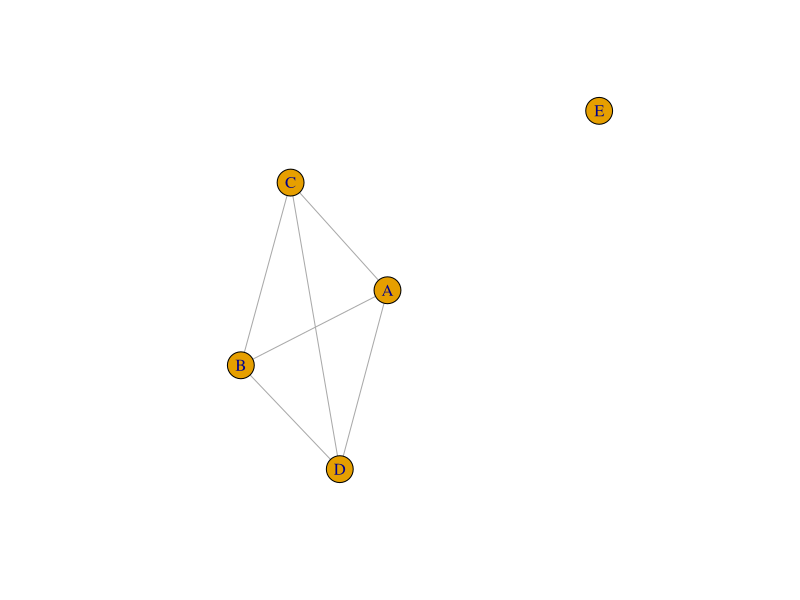
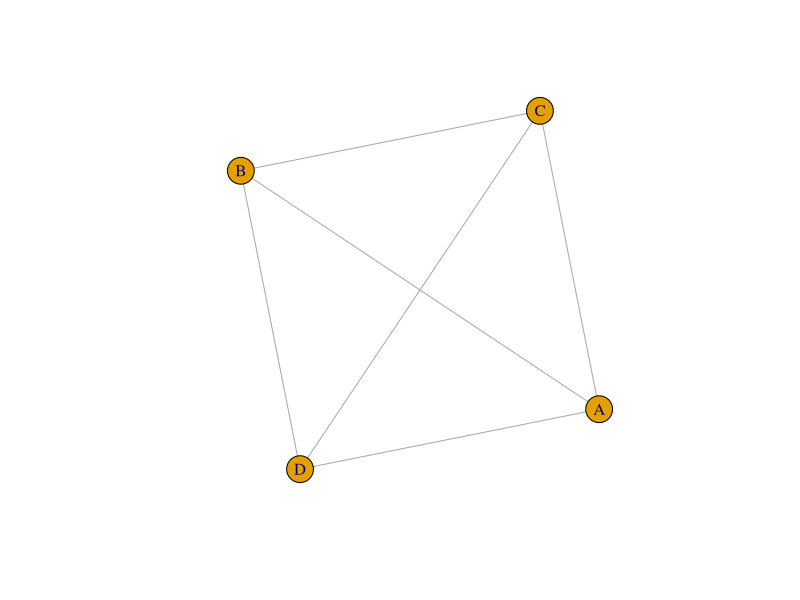
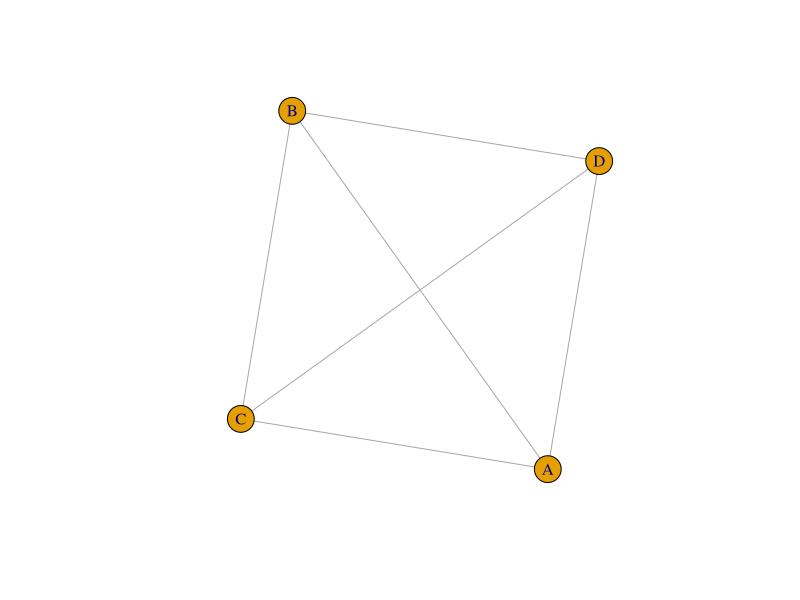
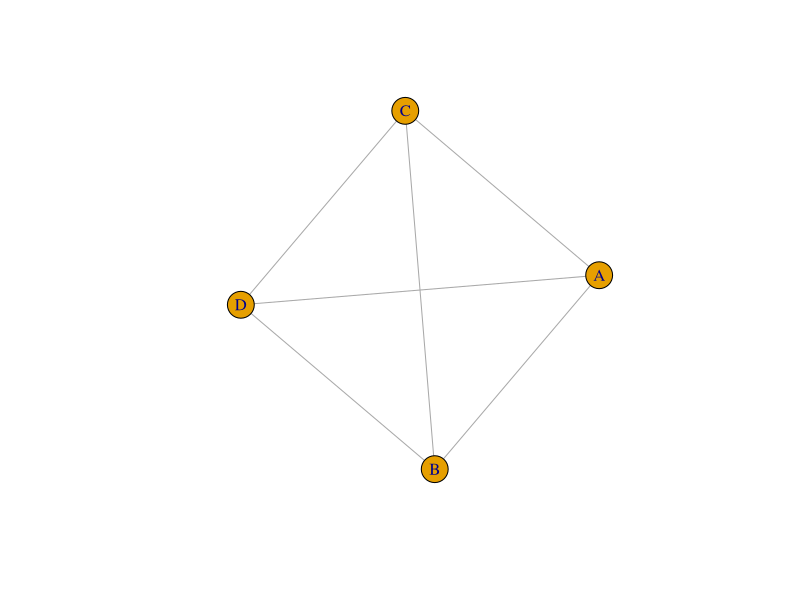
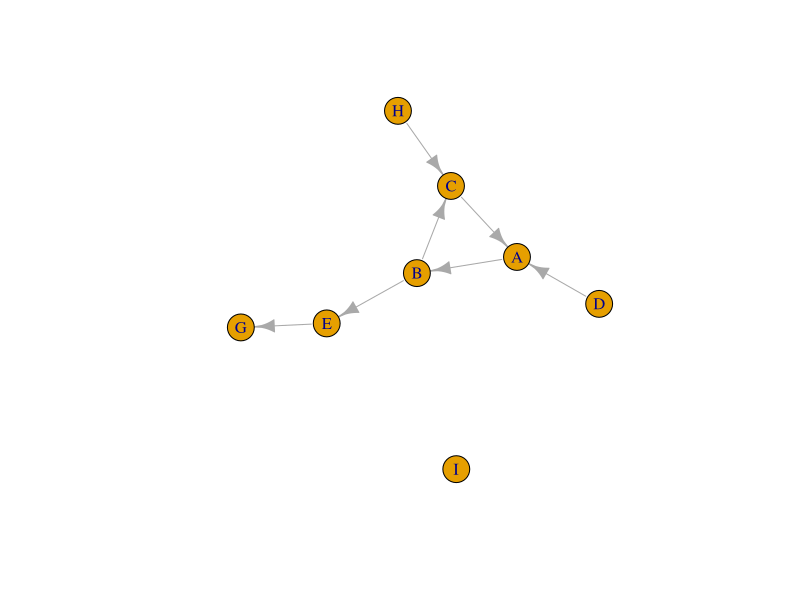

Write the R code that produced these figures, in order. (Note: this script raises an error after producing the figures.)
## ---- chunk 1
knitr::opts_chunk$set(echo = TRUE)
## ---- chunk 2
library(igraph)
tang <- make_empty_graph(directed = FALSE)+
  vertices(LETTERS[1:5])+
  edges('A','B', 'A','C', 'A','D',
        'B','C', 'B','D',
        'C','D')
plot(tang)

tang2 <- tang-V(tang)[degree(tang)==0]
plot(tang2)

tang3 <- delete.vertices(tang, v = degree(tang)==0)
plot(tang3)

tang4 <- induced_subgraph(tang, degree(tang)!= 0)
plot(tang4)
## ---- chunk 3
bow <- make_graph(~A-+B-+C-+A,
                    D-+A,
                    B-+E,
                    E-+G,
                    H-+C,
                    I)
plot(bow)
## ---- chunk 4
bowtie <- function(graph){
  bowtie <- list()
  incom <- FALSE
  outcom <- FALSE
  tendril <- FALSE
  disconnected <- FALSE
  c <- components(graph, mode = 'strong')
  coreindex <- which.max(c$csize)
  corevertices <- V(graph)[c$membership == coreindex]
  for(v in V(graph)){
    if(!(v %in% corevertices)){
      neighin <- neighborhood(graph, order = gorder(graph), nodes = v, mode = 'out')
      neighout <- neighborhood(graph, order = gorder(graph), nodes = v, mode = 'in')
      neighall <- neighborhood(graph, order = gorder(graph), nodes = v, mode = 'all')
      if(corevertices %in% neighin[[1]]){
        if(incom==FALSE){
          incom <- V(graph)[v]
        }else{
          incom <- c(incom,V(graph)[v])
        }
      }else if(corevertices %in% neighout[[1]]){
        if(outcom==FALSE){
          outcom <- V(graph)[v]
        }else{
          outcom <- c(outcom,V(graph)[v])
        }
      }else if(corevertices %in% neighall[[1]]){
        if(tendril==FALSE){
          tendril <- V(graph)[v]
        }else{
          tendril <- c(tendril,V(graph)[v])
        }
      }else{
        if(disconnected==FALSE){
          disconnected <- V(graph)[v]
        }else{
          disconnected <- c(disconnected,V(graph)[v])
        }
      }
    }
  }
  bowtie <- list(core_vertices=corevertices,in_component=incom,out_component=outcom,tendril=tendril,disconnected=disconnected)
  return(bowtie)
}

print(bowtie(bow))
## ---- chunk 5
name <- c('s','2','3','4','5','6','7','t')
mat <- c(0,10,5,15,0,0,0,0,
         0,0,4,0,9,15,0,0,
         0,0,0,4,0,8,0,0,
         0,0,0,0,0,0,30,0,
         0,0,0,0,0,15,0,10,
         0,0,0,0,0,0,15,10,
         0,0,6,0,0,0,0,10,
         0,0,0,0,0,0,0,0)
mat <- matrix(mat, nrow = 8, byrow =TRUE)
rownames(mat) <- name
colnames(mat) <- name
graph <- graph_from_adjacency_matrix(mat, mode = 'directed', weighted = TRUE)
plot(graph)
## ---- chunk 6
dijkstra <- function(graph, s, t){
  graph <- set_vertex_attr(graph, 'dist', index=V(graph), value=Inf)
  V(graph)[s]$dist <- 0 
  graph <- set_vertex_attr(graph, 'previous', index=V(graph), value=FALSE)
  V(graph)[s]$previous <- V(graph)[s]$name
  q <- V(graph)
  while(length(q)!=0){
    u <- V(graph)[q]$name[which.min(V(graph)[q]$dist)]
    q <- difference(q,q[u])
    if(u!=t){
    neighbor <- neighborhood(graph,order=1,nodes=V(graph)[u],mode = 'out')[[1]]$name
    neighbor <- neighbor[2:length(neighbor)]
    for(nei in neighbor){
      alt <- V(graph)[u]$dist+ E(graph)[u %->% nei]$weight
      if(alt<V(graph)[nei]$dist){
        V(graph)[nei]$dist <- alt
        o <- list(c(V(graph)[u]$previous[[1]],V(graph)[nei]$name))
        graph <- set_vertex_attr(graph,'previous',index=nei,value=o)
        #V(graph)[nei]$previous<-list(V(graph)[u]$previous,V(graph)[nei]$name)
      }
    }
    }else{
      return(V(graph)[t]$previous)
    }
  }
}

print(dijkstra(graph, 's','t'))
## ---- chunk 7
max_flow(graph,'s','t')$value

